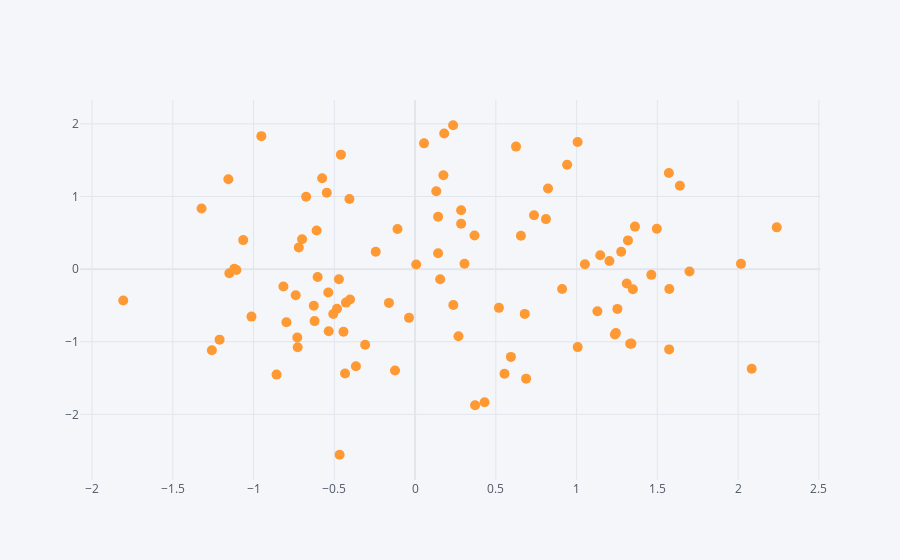

Here is the notebook cell this chart was saved with:
### Code cell
df.iplot(kind='scatter',x='A',y='B',mode='markers',size=10)
